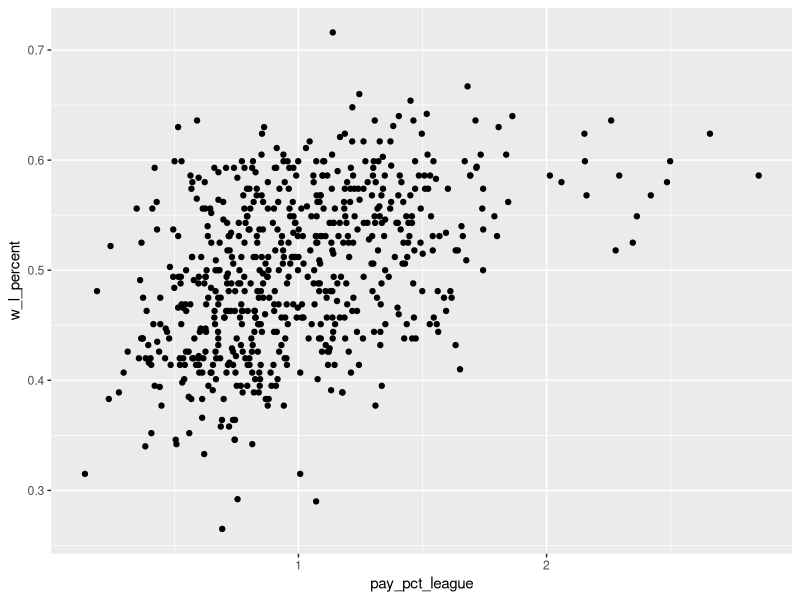
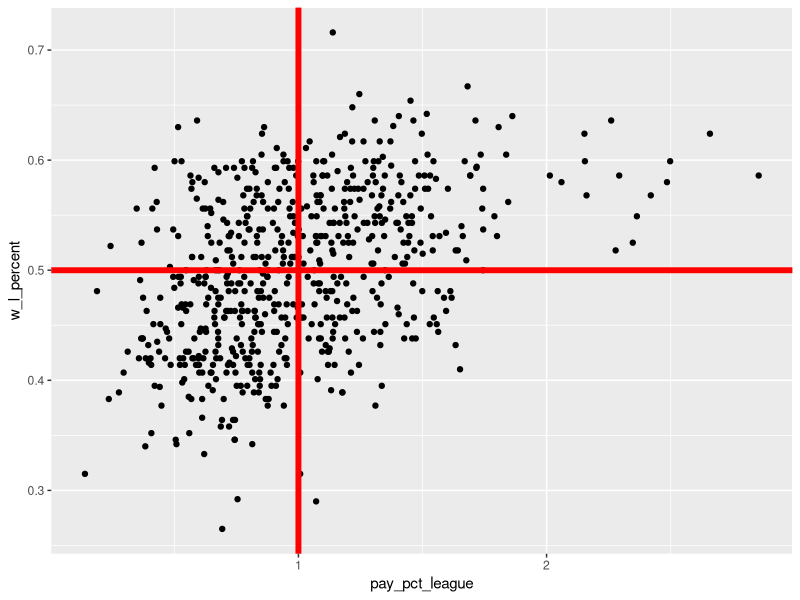
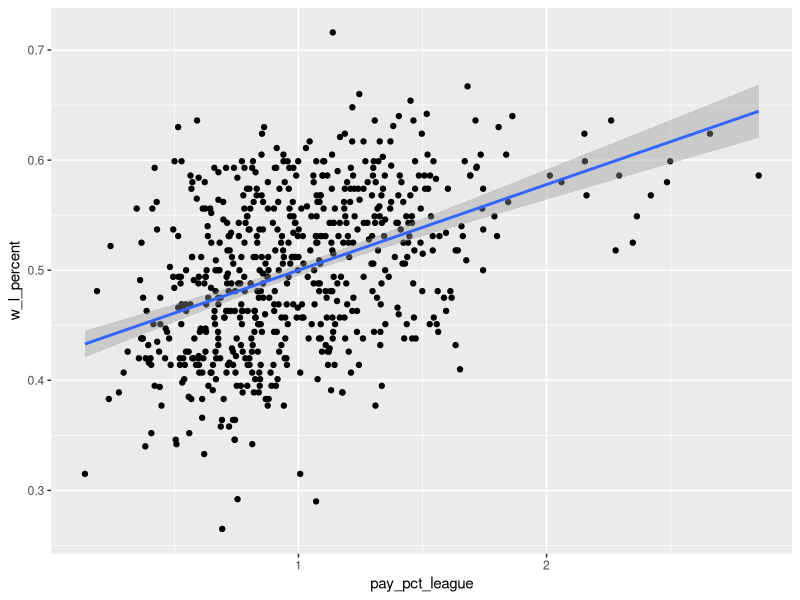

These figures' R source, in order:
## ---- chunk 1

library(tidyverse)

## ---- chunk 2

mlb_pay_wl <- read_csv("mlb_pay_wl.csv")

## ---- chunk 3

ggplot(mlb_pay_wl, aes(x = pay_pct_league, y = w_l_percent)) + 
  geom_point()

## ---- chunk 4

ggplot(mlb_pay_wl, aes(x = pay_pct_league, y = w_l_percent)) + 
  geom_point() +
  geom_vline(xintercept  = 1, colour = "red", size = 2) +
  geom_hline(yintercept = 0.5, colour = "red", size = 2)

## ---- chunk 5

ggplot(mlb_pay_wl, aes(x = pay_pct_league, y = w_l_percent)) + 
  geom_point() +
  geom_smooth(method = lm)

## ---- chunk 6

model_mlb_pay_wl <- lm(w_l_percent ~ pay_pct_league, data = mlb_pay_wl)

model_mlb_pay_wl

## ---- chunk 7

summary(model_mlb_pay_wl)

